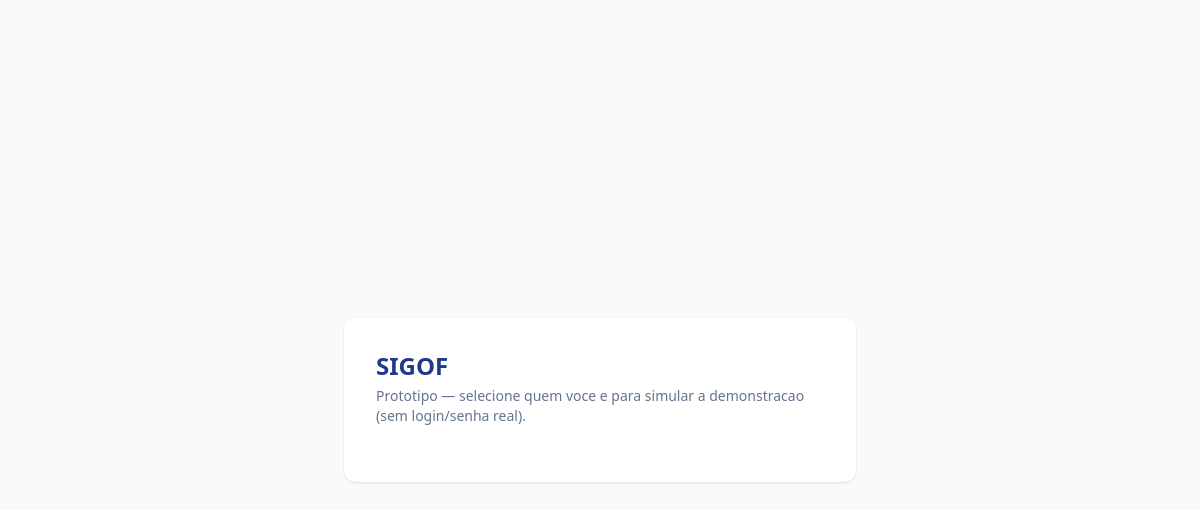
Before: / with the older database file.
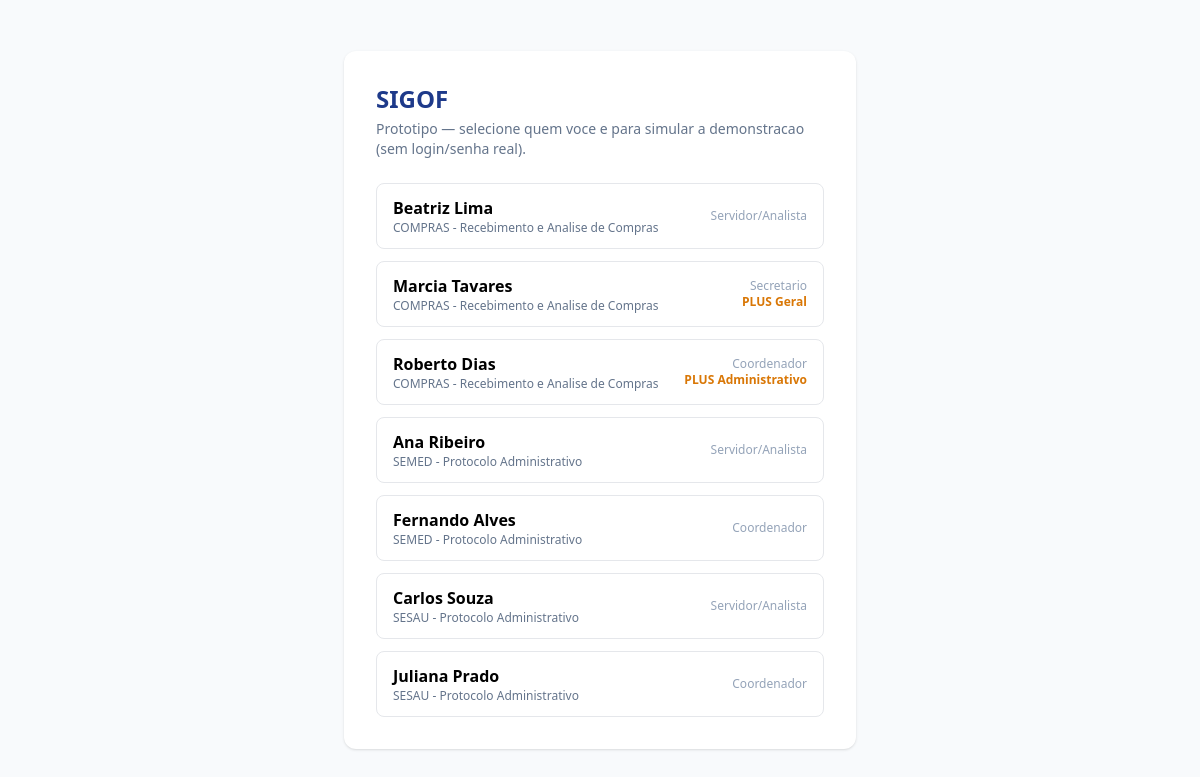
After: the same page with the newer database file.
### tables this page shows
CREATE TABLE usuarios_simulados (
    id INT AUTO_INCREMENT PRIMARY KEY,
    nome VARCHAR(150) NOT NULL,
    perfil ENUM('admin_geral','secretario','diretor','coordenador','supervisor','servidor') NOT NULL DEFAULT 'servidor',
    nivel_plus ENUM('geral','administrativo','operacional') NULL,
    setor_id INT NOT NULL,
    ativo TINYINT(1) NOT NULL DEFAULT 1,
    FOREIGN KEY (setor_id) REFERENCES setores(id)
);

CREATE TABLE secretarias (
    id INT AUTO_INCREMENT PRIMARY KEY,
    sigla VARCHAR(20) NOT NULL,
    nome VARCHAR(150) NOT NULL,
    competencias TEXT NULL,
    ativo TINYINT(1) NOT NULL DEFAULT 1
);

CREATE TABLE setores (
    id INT AUTO_INCREMENT PRIMARY KEY,
    departamento_id INT NOT NULL,
    nome VARCHAR(150) NOT NULL,
    competencias TEXT NULL,
    FOREIGN KEY (departamento_id) REFERENCES departamentos(id)
);

### includes/funcoes.php (called while the page is built, shortened)
<?php
function labelPerfil($perfil)
{
    $labels = [
        'admin_geral' => 'Administrador Geral',
        'secretario' => 'Secretario',
        'diretor' => 'Diretor',
        'coordenador' => 'Coordenador',
        'supervisor' => 'Supervisor',
        'servidor' => 'Servidor/Analista',
    ];
    return $labels[$perfil] ?? $perfil;
}

### index.php (the view, shortened to what this page needs)
<?php
require_once __DIR__ . '/config/database.php';
require_once __DIR__ . '/includes/funcoes.php';
$stmt = $pdo->query("
    SELECT u.id, u.nome, u.perfil, u.nivel_plus, s.nome AS setor_nome, sec.sigla AS secretaria_sigla
    FROM usuarios_simulados u
    JOIN setores s ON s.id = u.setor_id
    JOIN departamentos d ON d.id = s.departamento_id
    JOIN secretarias sec ON sec.id = d.secretaria_id
    WHERE u.ativo = 1
    ORDER BY sec.sigla, u.nome
");
$usuarios = $stmt->fetchAll();
?>
<!DOCTYPE html>
<html lang="pt-BR">
<head>
    <script src="https://cdn.tailwindcss.com"></script>
</head>
<body class="bg-slate-50 min-h-screen flex items-center justify-center py-10">
    <div class="bg-white shadow rounded-xl p-8 w-full max-w-lg">
        <h1 class="text-2xl font-bold text-blue-900 mb-1">SIGOF</h1>
        <p class="text-slate-500 text-sm mb-6">Prototipo &mdash; selecione quem voce e para simular a demonstracao (sem login/senha real).</p>
        <form method="POST" class="space-y-3">
            <?php foreach ($usuarios as $u): ?>
                <button type="submit" name="usuario_id" value="<?= $u['id'] ?>"
                        class="w-full text-left border rounded-lg px-4 py-3 hover:bg-blue-50 hover:border-blue-400 transition flex items-center justify-between">
                    <span>
                        <span class="block font-semibold"><?= htmlspecialchars($u['nome']) ?></span>
                        <span class="block text-xs text-slate-500"><?= htmlspecialchars($u['secretaria_sigla']) ?> - <?= htmlspecialchars($u['setor_nome']) ?></span>
                    </span>
                    <span class="text-xs text-right text-slate-400">
                        <?= htmlspecialchars(labelPerfil($u['perfil'])) ?>
                        <?php if ($u['nivel_plus']): ?><br><span class="text-amber-600 font-semibold">PLUS <?= htmlspecialchars(ucfirst($u['nivel_plus'])) ?></span><?php endif; ?>
                    </span>
                </button>
            <?php endforeach; ?>
        </form>
    </div>
</body>
</html>

Changed rows visible on the page:
added usuarios_simulados: $u['id'] 5 (drawn), nome "Beatriz Lima", secretarias.sigla "COMPRAS", setor.nome "Recebimento e Analise de Compras", perfil "Servidor/Analista"
added usuarios_simulados: $u['id'] 7 (drawn), nome "Marcia Tavares", secretarias.sigla "COMPRAS", setor.nome "Recebimento e Analise de Compras", perfil "Secretario", nivel_plus "Geral"
added usuarios_simulados: $u['id'] 6 (drawn), nome "Roberto Dias", secretarias.sigla "COMPRAS", setor.nome "Recebimento e Analise de Compras", perfil "Coordenador", nivel_plus "Administrativo"
now on this page (row unchanged): usuarios_simulados: $u['id'] 1 (drawn), nome "Ana Ribeiro", secretarias.sigla "SEMED", setor.nome "Protocolo Administrativo", perfil "Servidor/Analista"
now on this page (row edited): usuarios_simulados: $u['id'] 2 (drawn), nome "Fernando Alves", secretarias.sigla "SEMED", setor.nome "Protocolo Administrativo", perfil "Coordenador"
now on this page (row edited): usuarios_simulados: $u['id'] 3 (drawn), nome "Carlos Souza", secretarias.sigla "SESAU", setor.nome "Protocolo Administrativo", perfil "Servidor/Analista"
added usuarios_simulados: $u['id'] 4 (drawn), nome "Juliana Prado", secretarias.sigla "SESAU", setor.nome "Protocolo Administrativo", perfil "Coordenador"
